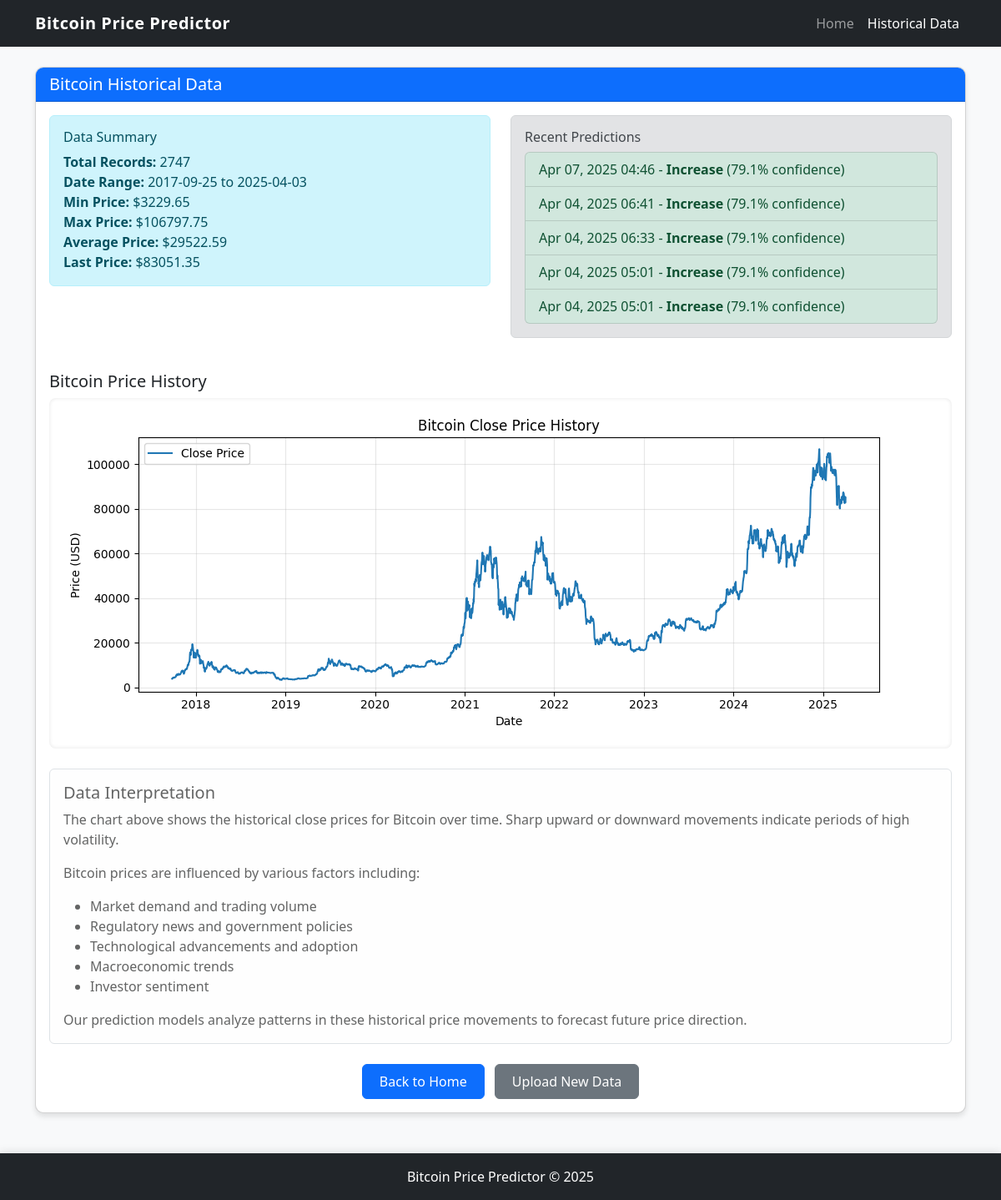
The page /historical/ on the database its author committed.
### predictor/models.py (models this page shows, shortened)
class PredictionResult(models.Model):
    date = models.DateTimeField(auto_now_add=True)
    prediction = models.BooleanField()  # True for price increase, False for decrease
    confidence = models.FloatField()
    model_used = models.CharField(max_length=100)

### predictor/views.py (the view)
# urls.py: path('historical/', views.historical, name='historical'),
def historical(request):
    df = get_historical_data()
    if df is None:
        messages.error(request, 'No Bitcoin data available. Please upload CSV data first.')
        return redirect('index')
    price_chart = get_price_chart(df)
    stats = {
        'total_records': len(df),
        'date_range': f"{df['Date'].min()} to {df['Date'].max()}",
        'min_price': df['Close'].min(),
        'max_price': df['Close'].max(),
        'avg_price': df['Close'].mean(),
        'last_price': df['Close'].iloc[-1]
    }
    recent_predictions = PredictionResult.objects.all().order_by('-date')[:5]
    context = {
        'stats': stats,
        'price_chart': price_chart,
        'recent_predictions': recent_predictions
    }
    return render(request, 'predictor/historical.html', context)

### predictor/utils.py (called while the page is built)
def get_historical_data():
    data = BitcoinData.objects.all().order_by('date')
    if not data:
        return None
    df = pd.DataFrame(list(data.values()))
    column_mapping = {
        'date': 'Date',
        'open_price': 'Open',
        'high_price': 'High',
        'low_price': 'Low',
        'close_price': 'Close',
        'volume': 'Volume'
    }
    df = df.rename(columns=column_mapping)
    return df

def get_price_chart(df):
    plt.figure(figsize=(10, 4))
    plt.plot(df['Date'], df['Close'], label='Close Price')
    plt.title('Bitcoin Close Price History')
    plt.xlabel('Date')
    plt.ylabel('Price (USD)')
    plt.grid(True, alpha=0.3)
    plt.legend()
    plt.tight_layout()
    buffer = io.BytesIO()
    plt.savefig(buffer, format='png')
    buffer.seek(0)
    image_png = buffer.getvalue()
    buffer.close()
    graphic = base64.b64encode(image_png).decode('utf-8')
    return graphic

### predictor/templates/predictor/historical.html (shortened to what this page needs)
{% load static %}
<!DOCTYPE html>
<html lang="en">
<head>
    <link href="https://cdn.jsdelivr.net/npm/bootstrap@5.2.3/dist/css/bootstrap.min.css" rel="stylesheet">
    <link rel="stylesheet" href="{% static 'css/style.css' %}">
</head>
<body>
    <nav class="navbar navbar-expand-lg navbar-dark bg-dark">
        <div class="container">
            <a class="navbar-brand" href="{% url 'index' %}">Bitcoin Price Predictor</a>
            <div class="collapse navbar-collapse" id="navbarNav">
                <ul class="navbar-nav ms-auto">
                    <li class="nav-item">
                        <a class="nav-link" href="{% url 'index' %}">Home</a>
                    </li>
                    <li class="nav-item">
                        <a class="nav-link active" href="{% url 'historical' %}">Historical Data</a>
                    </li>
                </ul>
            </div>
        </div>
    </nav>
    <div class="container mt-4">
        <div class="card mb-4">
            <div class="card-header bg-primary text-white">
                <h5 class="card-title mb-0">Bitcoin Historical Data</h5>
            </div>
            <div class="card-body">
                <div class="row mb-4">
                    <div class="col-md-6">
                        <div class="alert alert-info">
                            <h6>Data Summary</h6>
                            <ul class="list-unstyled mb-0">
                                <li><strong>Total Records:</strong> {{ stats.total_records }}</li>
                                <li><strong>Date Range:</strong> {{ stats.date_range }}</li>
                                <li><strong>Min Price:</strong> ${{ stats.min_price|floatformat:2 }}</li>
                                <li><strong>Max Price:</strong> ${{ stats.max_price|floatformat:2 }}</li>
                                <li><strong>Average Price:</strong> ${{ stats.avg_price|floatformat:2 }}</li>
                                <li><strong>Last Price:</strong> ${{ stats.last_price|floatformat:2 }}</li>
                            </ul>
                        </div>
                    </div>
                    <div class="col-md-6">
                        <div class="alert alert-secondary">
                            <h6>Recent Predictions</h6>
                            {% if recent_predictions %}
                                <ul class="list-group">
                                    {% for prediction in recent_predictions %}
                                        <li class="list-group-item {% if prediction.prediction %}list-group-item-success{% else %}list-group-item-danger{% endif %}">
                                            {{ prediction.date|date:"M d, Y H:i" }} -
                                            <strong>{{ prediction.prediction|yesno:"Increase,Decrease" }}</strong>
                                            ({{ prediction.confidence|floatformat:1 }}% confidence)
                                        </li>
                                    {% endfor %}
                                </ul>
                            {% else %}
                                <p class="mb-0">No predictions have been made yet.</p>
                            {% endif %}
                        </div>
                    </div>
                </div>
                <div class="mt-4">
                    <h5>Bitcoin Price History</h5>
                    <div class="chart-container">
                        <img class="img-fluid" alt="Bitcoin Price Chart">
                    </div>
                </div>
                <div class="alert alert-light border mt-4">
                    <h5 class="alert-heading">Data Interpretation</h5>
                    <p>The chart above shows the historical close prices for Bitcoin over time. Sharp upward or downward movements indicate periods of high volatility.</p>
                    <p>Bitcoin prices are influenced by various factors including:</p>
                    <ul>
                        <li>Market demand and trading volume</li>
                        <li>Regulatory news and government policies</li>
                        <li>Technological advancements and adoption</li>
                        <li>Macroeconomic trends</li>
                        <li>Investor sentiment</li>
                    </ul>
                    <p class="mb-0">Our prediction models analyze patterns in these historical price movements to forecast future price direction.</p>
                </div>
                <div class="text-center mt-4">
                    <a href="{% url 'index' %}" class="btn btn-primary">Back to Home</a>
                    <a href="{% url 'upload_csv' %}" class="btn btn-secondary ms-2">Upload New Data</a>
                </div>
            </div>
        </div>
    </div>
    <footer class="bg-dark text-white text-center py-3 mt-5">
        <div class="container">
            <p class="mb-0">Bitcoin Price Predictor &copy; 2025</p>
        </div>
    </footer>
</body>
</html>

### static/css/style.css (style rules this page uses)
body { font-family: 'Segoe UI', Tahoma, Geneva, Verdana, sans-serif; background-color: #f8f9fa; }
.navbar-brand { font-weight: bold; letter-spacing: 0.5px; }
.card { border-radius: 10px; box-shadow: 0 4px 6px rgba(0, 0, 0, 0.1); margin-bottom: 20px; overflow: hidden; }
.card-header { font-weight: 600; }
.chart-container { background-color: white; border-radius: 8px; padding: 10px; box-shadow: inset 0 0 5px rgba(0, 0, 0, 0.1); }
.list-group-item { transition: all 0.2s ease; }
.btn { border-radius: 6px; padding: 8px 20px; font-weight: 500; transition: all 0.3s ease; }
footer { box-shadow: 0 -2px 10px rgba(0, 0, 0, 0.1); }

### rows shown on the page
PredictionResult: date "Apr 07, 2025 04:46", prediction "Increase", confidence "79.1"
PredictionResult: date "Apr 04, 2025 06:41", prediction "Increase", confidence "79.1"
PredictionResult: date "Apr 04, 2025 06:33", prediction "Increase", confidence "79.1"
PredictionResult: date "Apr 04, 2025 05:01", prediction "Increase", confidence "79.1"
PredictionResult: date "Apr 04, 2025 05:01", prediction "Increase", confidence "79.1"

### other values the page prints
{{ stats.total_records }} "2747"
{{ stats.date_range }} "2017-09-25 to 2025-04-03"
{{ stats.min_price|floatformat:2 }} "3229.65"
{{ stats.max_price|floatformat:2 }} "106797.75"
{{ stats.avg_price|floatformat:2 }} "29522.59"
{{ stats.last_price|floatformat:2 }} "83051.35"
